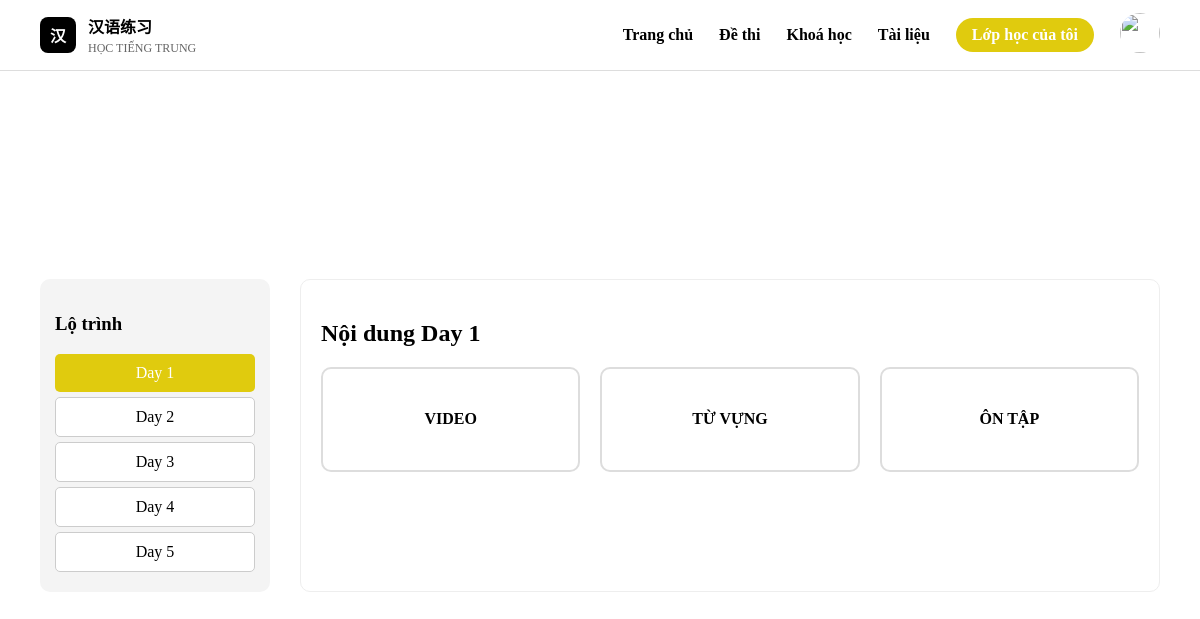
The page /ngayhoc.php (signed in) on the database its author committed.
### tables this page shows
CREATE TABLE `ngayhoc` (
  `id` int(11) NOT NULL,
  `day_number` int(11) NOT NULL,
  `ten_day` varchar(50) DEFAULT NULL,
  `lop_id` int(11) DEFAULT NULL
);

### ngayhoc.php (the view, shortened to what this page needs)
<?php
$conn = mysqli_connect("localhost", "root", "", "login_db");
mysqli_set_charset($conn, "utf8");
$user = $_SESSION['user'];
if ($user === 'admin' && isset($_GET['lop_id'])) {
    $lop_id = (int)$_GET['lop_id'];
} else {
    $get_user = mysqli_query($conn, "SELECT id_lop FROM users WHERE username='$user'");
    $user_data = mysqli_fetch_assoc($get_user);
    $lop_id = $user_data['id_lop'];
}
$current_day_id = isset($_GET['day']) ? (int)$_GET['day'] : 0;
$days_list = [];
$days_q = mysqli_query($conn, "SELECT * FROM ngayHoc WHERE lop_id='$lop_id' ORDER BY day_number ASC");
while ($r = mysqli_fetch_assoc($days_q)) $days_list[] = $r;
if (!$current_day_id && count($days_list) > 0) {
    $current_day_id = (int)$days_list[0]['id'];
}
$current_day_number = 0;
foreach ($days_list as $r) {
    if ((int)$r['id'] === $current_day_id) { $current_day_number = (int)$r['day_number']; break; }
}
?>
<!DOCTYPE html>
<html lang="vi">
<head>
    <link rel="stylesheet" href="style.css">
</head>
<body>
<header class="topbar">
    <div class="container navbar">
        <div class="logo">
            <div class="logo-icon">
                <a href="home.php" style="color:#fff">汉</a>
            </div>
            <div class="logo-text">
                <a href="home.php"><strong>汉语练习</strong></a>
                <a href="home.php"><span>HỌC TIẾNG TRUNG</span></a>
            </div>
        </div>
        <nav class="menu">
            <a href="home.php">Trang chủ</a>
            <a href="dethi.php">Đề thi</a>
            <a href="khoahoc.php">Khoá học</a>
            <a href="tailieu.php">Tài liệu</a>
            <?php if(isset($_SESSION['user'])): ?>
                <a class="lophct" href="lophoc.php">Lớp học của tôi</a>
                <div class="user-menu">
                    <img src="avt.jpg" class="avatar">
                </div>
            <?php else: ?>
                <a href="login.php" class="btn-login">
                    Đăng nhập
                </a>
            <?php endif; ?>
        </nav>
    </div>
</header>
<div class="container main-layout">
    <aside class="sidebar">
        <h3>Lộ trình</h3>
        <?php foreach ($days_list as $d): ?>
            <a href="?lop_id=<?= $lop_id ?>&day=<?= $d['id'] ?>"
               class="day-btn <?= ((int)$d['id'] === $current_day_id) ? 'active' : '' ?>">
                <?= $d['ten_day'] ?>
            </a>
        <?php endforeach; ?>
    </aside>
    <main class="content-area">
        <h2>Nội dung Day <?= $current_day_number; ?></h2>
        <div class="part-box">
            <div class="part"
                 onclick="window.location.href='video.php?day=<?= $current_day_id; ?>&lop=<?= $lop_id; ?>'">
                <h4>VIDEO</h4>
            </div>
            <div class="part"
                 onclick="window.location.href='tuvung.php?day=<?= $current_day_id; ?>&lop=<?= $lop_id; ?>'">
                <h4>TỪ VỰNG</h4>
            </div>
            <div class="part"
                 onclick="window.location.href='ontap.php?day=<?= $current_day_id; ?>&lop=<?= $lop_id; ?>'">
                <h4>ÔN TẬP</h4>
            </div>
        </div>
    </main>
</div>
</body>
</html>

### style.css (style rules this page uses)
body { background: #fff; margin: 0; padding: 0; min-height: 100vh; display: flex; flex-direction: column; }
a { text-decoration:none; color:inherit; }
.container { width:min(1120px, calc(100% - 48px)); margin:auto; }
.topbar { border-bottom:1px solid #ddd; }
.navbar { min-height:70px; display:flex; justify-content:space-between; align-items:center; }
.logo { display:flex; align-items:center; gap:12px; }
.logo-icon { width:36px; height:36px; border-radius:8px; background:#000; color:#fff; display:flex; justify-content:center; align-items:center; font-weight:bold; }
.logo-text strong { display:block; font-size:16px; }
.logo-text span { font-size:12px; color:#666; }
.menu { display:flex; align-items:center; gap:26px; font-weight:600; }
.btn-login, .lophct { padding:8px 16px; border-radius:999px; color:#fff; }
.lophct { background:#e0cb0e; }
.user-menu { position:relative; }
.avatar { width:40px; height:40px; border-radius:50%; object-fit:cover; cursor:pointer; }
.main-layout { display: flex; gap: 30px; padding: 30px; }
.sidebar { width: 280px; }
.sidebar { width: 200px; background: #f4f4f4; padding: 15px; border-radius: 10px; }
.day-btn { display: block; padding: 10px; margin-bottom: 5px; background: #fff; border: 1px solid #ccc; text-align: center; border-radius: 5px; text-decoration: none; }
.day-btn.active { background: #e0cb0e; color: white; border: none; }
.content-area { flex: 1; border: 1px solid #eee; padding: 20px; border-radius: 10px; }
.part-box { display: flex; gap: 20px; margin-top: 20px; }
.part { flex: 1; padding: 20px; text-align: center; border-radius: 10px; border: 2px solid #ddd; }

### rows shown on the page
ngayhoc: ten_day "Day 1", day_number "1"
ngayhoc: ten_day "Day 2"
ngayhoc: ten_day "Day 3"
ngayhoc: ten_day "Day 4"
ngayhoc: ten_day "Day 5"
